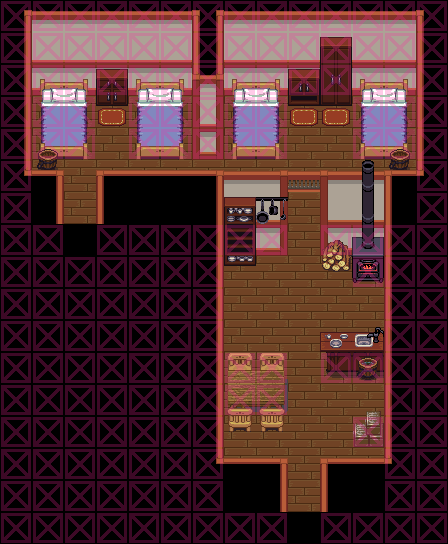

A level layout from a 2D game, rendered from its tile map. Below: a short description, then the map file with tile-grid data replaced by summaries:
An orthogonal 14x17 tile map with 32x32 px tiles, 10 tile layers (Ground, Black, Walls, Decor, ...), 10 tilesets and 18 objects (12x WAYPOINT, 4x WARP, NPC_POSITION, SCRIPT).

<map version="1.0" orientation="orthogonal" width="14" height="17" tilewidth="32" tileheight="32">
 <properties>
  <property name="music" value="h_theme.ogg" />
 </properties>
 <tileset firstgid="1" name="shrine" tilewidth="32" tileheight="32">
  <image source="../tiles/shrine.png" width="224" height="512" />
 </tileset>
 <tileset firstgid="113" name="mountains" tilewidth="32" tileheight="32">
  <image source="../tiles/mountains.png" width="416" height="288" />
 </tileset>
 <tileset firstgid="230" name="inside" tilewidth="32" tileheight="32">
  <image source="../tiles/inside.png" width="320" height="320" />
 </tileset>
 <tileset firstgid="330" name="collision" tilewidth="32" tileheight="32">
  <image source="../tiles/collision.png" width="64" height="32" />
 </tileset>
 <tileset firstgid="332" name="kitchen" tilewidth="32" tileheight="32">
  <image source="../tiles/kitchen.png" width="64" height="128" />
 </tileset>
 <tileset firstgid="340" name="country" tilewidth="32" tileheight="32">
  <image source="../tiles/country.png" width="160" height="128" />
 </tileset>
 <tileset firstgid="360" name="farming_fishing" tilewidth="32" tileheight="32">
  <image source="../tiles/farming_fishing.png" trans="ff00ff" width="640" height="640" />
 </tileset>
 <tileset firstgid="760" name="cabinets" tilewidth="32" tileheight="32">
  <image source="../tiles/cabinets.png" width="192" height="416" />
 </tileset>
 <tileset firstgid="838" name="magecity" tilewidth="32" tileheight="32">
  <image source="../tiles/magecity.png" width="256" height="1450" />
 </tileset>
 <tileset firstgid="1198" name="buckets" tilewidth="32" tileheight="32">
  <image source="../tiles/buckets.png" width="96" height="64" />
 </tileset>
 <layer name="Ground" width="14" height="17">
  <data>[238 cells, 75 non-empty, 1 distinct tile ids]</data>
 </layer>
 <layer name="Black" width="14" height="17">
  <data>[238 cells, 123 non-empty, 1 distinct tile ids]</data>
 </layer>
 <layer name="Walls" width="14" height="17">
  <data>[238 cells, 71 non-empty, 10 distinct tile ids]</data>
 </layer>
 <layer name="Decor" width="14" height="17">
  <data>[238 cells, 49 non-empty, 30 distinct tile ids]</data>
 </layer>
 <layer name="Decor2" width="14" height="17">
  <data>[238 cells, 18 non-empty, 12 distinct tile ids]</data>
 </layer>
 <layer name="Fringe" width="14" height="17">
  <data>[238 cells, 0 non-empty, 0 distinct tile ids]</data>
 </layer>
 <layer name="Over" width="14" height="17">
  <data>[238 cells, 33 non-empty, 8 distinct tile ids]</data>
 </layer>
 <layer name="Over2" width="14" height="17">
  <data>[238 cells, 25 non-empty, 11 distinct tile ids]</data>
 </layer>
 <layer name="Over3" width="14" height="17">
  <data>[238 cells, 9 non-empty, 5 distinct tile ids]</data>
 </layer>
 <layer name="Collision" width="14" height="17" opacity="0.34">
  <data>[238 cells, 173 non-empty, 1 distinct tile ids]</data>
 </layer>
 <objectgroup name="Warps" width="14" height="17">
  <object name="exit2" type="WARP" x="288" y="512" width="32" height="32">
   <properties>
    <property name="DEST_MAP" value="main" />
    <property name="DEST_NAME" value="Exit2 house5" />
   </properties>
  </object>
  <object name="exit1" type="WARP" x="64" y="224" width="32" height="32">
   <properties>
    <property name="DEST_MAP" value="main" />
    <property name="DEST_NAME" value="Exit1 house5" />
   </properties>
  </object>
  <object name="Exit1 main" type="WARP" x="64" y="192" width="32" height="32" />
  <object name="Exit2 main" type="WARP" x="288" y="480" width="32" />
 </objectgroup>
 <objectgroup name="NPCS" width="178" height="150">
  <object name="Thomas" type="NPC_POSITION" x="320" y="288" width="32" height="32">
   <properties>
    <property name="gender" value="female" />
    <property name="sprite_id" value="8" />
   </properties>
  </object>
 </objectgroup>
 <objectgroup name="Objects" width="178" height="150">
  <object name="External Map Events" type="SCRIPT" x="32" y="32" width="320" height="32">
   <properties>
    <property name="FILENAME" value="scripts/maps/house5.lua" />
   </properties>
  </object>
 </objectgroup>
 <objectgroup name="Waypoints" width="14" height="17">
  <object name="Thomas 1" type="WAYPOINT" x="256" y="256" width="32" height="32" />
  <object name="Thomas 2" type="WAYPOINT" x="352" y="288" width="32" height="32" />
  <object name="Thomas 3" type="WAYPOINT" x="320" y="320" width="32" height="32" />
  <object name="Thomas 4" type="WAYPOINT" x="256" y="320" width="32" height="32" />
  <object name="Thomas 5" type="WAYPOINT" x="224" y="256" width="32" height="32" />
  <object name="Thomas 6" type="WAYPOINT" x="352" y="320" width="32" height="32" />
  <object name="Thomas 7" type="WAYPOINT" x="320" y="256" width="32" height="32" />
  <object name="Thomas 8" type="WAYPOINT" x="320" y="96" width="32" height="32" />
  <object name="Thomas 9" type="WAYPOINT" x="288" y="224" width="32" height="32" />
  <object name="Thomas 10" type="WAYPOINT" x="224" y="320" width="32" height="32" />
  <object name="Thomas 11" type="WAYPOINT" x="352" y="384" width="32" height="32" />
  <object name="Thomas 12" type="WAYPOINT" x="256" y="288" width="32" height="32" />
 </objectgroup>
</map>
